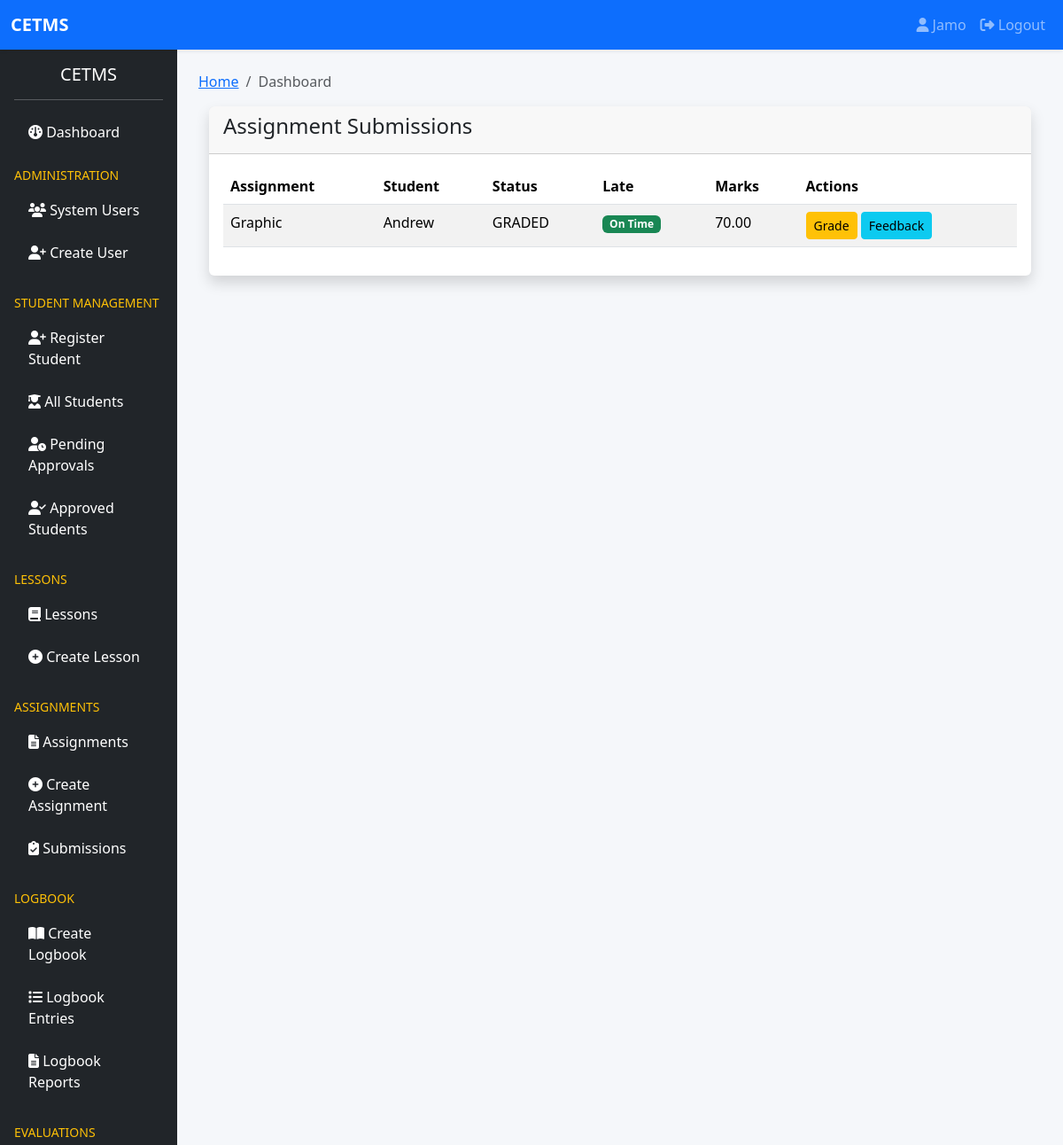
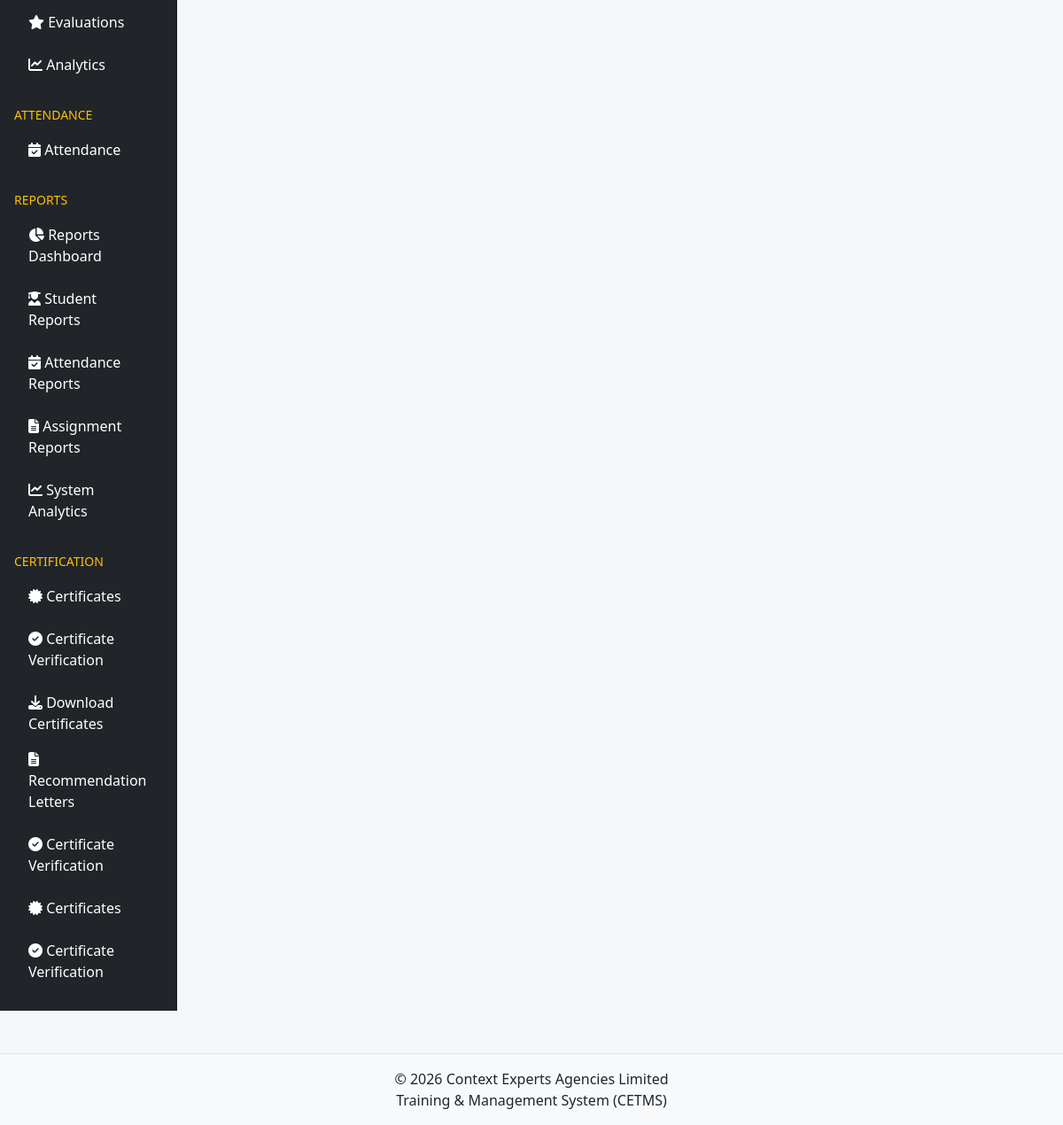
The page /assignments/submissions/ (signed in) on the database its author committed (2 pictures, top to bottom).
### accounts/models.py (models this page shows, shortened)
class User(AbstractUser):
    ROLE_CHOICES = (
        ('SUPER_ADMIN', 'Super Admin'),
        ('TRAINER', 'Trainer'),
        ('STUDENT', 'Student'),
        ('FINANCE', 'Finance Officer'),
    )
    role = models.CharField(
        max_length=20,
        choices=ROLE_CHOICES,
        default='STUDENT'
    )
    phone_number = models.CharField(
        max_length=20,
        blank=True,
        null=True
    )
    profile_picture = models.ImageField(
        upload_to='profiles/',
        blank=True,
        null=True
    )
    is_verified = models.BooleanField(
        default=False
    )
    last_seen = models.DateTimeField(
        blank=True,
        null=True
    )
    failed_login_attempts = models.PositiveIntegerField(
        default=0
    )
    is_locked = models.BooleanField(
        default=False
    )
    created_at = models.DateTimeField(
        auto_now_add=True
    )
    updated_at = models.DateTimeField(
        auto_now=True
    )
    class Meta:
        ordering = ['-date_joined']
        verbose_name = "User"
        verbose_name_plural = "Users"
    @property
    def full_name(self):
        return f"{self.first_name} {self.last_name}"

### assignments/models.py (models this page shows, shortened)
class AssignmentSubmission(models.Model):
    STATUS_CHOICES = (
        ('SUBMITTED', 'Submitted'),
        ('GRADED', 'Graded'),
    )
    assignment = models.ForeignKey(
        Assignment,
        on_delete=models.CASCADE,
        related_name='submissions'
    )
    student = models.ForeignKey(
        settings.AUTH_USER_MODEL,
        on_delete=models.CASCADE,
        related_name='assignment_submissions'
    )
    submission_file = models.FileField(
        upload_to='assignments/submissions/'
    )
    submitted_at = models.DateTimeField(
        auto_now_add=True
    )
    is_late = models.BooleanField(
        default=False
    )
    marks_awarded = models.DecimalField(
        max_digits=5,
        decimal_places=2,
        null=True,
        blank=True
    )
    feedback = models.TextField(
        blank=True,
        null=True
    )
    graded_by = models.ForeignKey(
        settings.AUTH_USER_MODEL,
        on_delete=models.SET_NULL,
        null=True,
        blank=True,
        related_name='graded_assignments'
    )
    graded_at = models.DateTimeField(
        null=True,
        blank=True
    )
    status = models.CharField(
        max_length=20,
        choices=STATUS_CHOICES,
        default='SUBMITTED'
    )
    class Meta:
        ordering = ['-submitted_at']
        unique_together = ('assignment', 'student')

class Assignment(models.Model):
    STATUS_CHOICES = (
        ('DRAFT', 'Draft'),
        ('PUBLISHED', 'Published'),
        ('CLOSED', 'Closed'),
    )
    title = models.CharField(
        max_length=255
    )
    assignment_code = models.CharField(
        max_length=50,
        unique=True
    )
    lesson = models.ForeignKey(
        Lesson,
        on_delete=models.CASCADE,
        related_name='assignments',
        null=True,
        blank=True
    )
    instructions = models.TextField()
    attachment = models.FileField(
        upload_to='assignments/questions/',
        blank=True,
        null=True
    )
    total_marks = models.PositiveIntegerField(
        default=100
    )
    due_date = models.DateTimeField()
    status = models.CharField(
        max_length=20,
        choices=STATUS_CHOICES,
        default='DRAFT'
    )
    created_by = models.ForeignKey(
        settings.AUTH_USER_MODEL,
        on_delete=models.CASCADE,
        related_name='created_assignments'
    )
    created_at = models.DateTimeField(
        auto_now_add=True
    )
    updated_at = models.DateTimeField(
        auto_now=True
    )
    class Meta:
        ordering = ['-created_at']

### assignments/views.py (the view)
# urls.py: path('submissions/', views.submissions, name='submissions'),
@login_required
def submissions(request):
    if request.user.role in [
        "SUPER_ADMIN",
        "TRAINER"
    ]:
        submissions = AssignmentSubmission.objects.select_related(
            "assignment",
            "student"
        )
    else:
        submissions = AssignmentSubmission.objects.filter(
            student=request.user
        )
    context = {
        "submissions": submissions
    }
    return render(
        request,
        "submissions.html",
        context
    )

### assignments/templates/submissions.html (shortened to what this page needs)
{% extends 'base.html' %}
{% block content %}
<div class="container-fluid">
    <div class="card shadow">
        <div class="card-header">
            <h4>Assignment Submissions</h4>
        </div>
        <div class="card-body">
            <table class="table table-striped">
                <thead>
                    <tr>
                        <th>Assignment</th>
                        <th>Student</th>
                        <th>Status</th>
                        <th>Late</th>
                        <th>Marks</th>
                        <th>Actions</th>
                    </tr>
                </thead>
                <tbody>
                {% for submission in submissions %}
                    <tr>
                        <td>{{ submission.assignment.title }}</td>
                        <td>{{ submission.student.full_name }}</td>
                        <td>{{ submission.status }}</td>
                        <td>
                            {% if submission.is_late %}
                                <span class="badge bg-danger">
                                    Late
                                </span>
                            {% else %}
                                <span class="badge bg-success">
                                    On Time
                                </span>
                            {% endif %}
                        </td>
                        <td>{{ submission.marks_awarded|default:"-" }}</td>
                        <td>
                            {% if request.user.role == "SUPER_ADMIN" or request.user.role == "TRAINER" %}
                            <a href="{% url 'assignments:grading' submission.id %}"
                               class="btn btn-warning btn-sm">
                                Grade
                            </a>
                            {% endif %}
                            <a href="{% url 'assignments:feedback' submission.id %}"
                               class="btn btn-info btn-sm">
                                Feedback
                            </a>
                        </td>
                    </tr>
                {% empty %}
                    <tr>
                        <td colspan="6" class="text-center">
                            No submissions found.
                        </td>
                    </tr>
                {% endfor %}
                </tbody>
            </table>
        </div>
    </div>
</div>
{% endblock %}

### templates/partials/navbar.html (shortened to what this page needs)
<nav class="navbar navbar-expand-lg navbar-dark bg-primary shadow-sm">
    <div class="container-fluid">
        <a class="navbar-brand fw-bold" href="#">
            CETMS
        </a>
        <div class="collapse navbar-collapse" id="navbarNav">
            <ul class="navbar-nav ms-auto">
                {% if user.is_authenticated %}
                    <li class="nav-item">
                        <a class="nav-link"
                           href="{% url 'accounts:profile' %}">
                            <i class="fa fa-user"></i>
                            {{ user.username }}
                        </a>
                    </li>
                    <li class="nav-item">
                        <a class="nav-link"
                           href="{% url 'accounts:logout' %}">
                            <i class="fa fa-sign-out-alt"></i>
                            Logout
                        </a>
                    </li>
                {% endif %}
            </ul>
        </div>
    </div>
</nav>

### static/css/style.css (style rules this page uses)
body { background:#f5f7fa; }
.card { border:none; }

### rows shown on the page
User: username "Jamo"
AssignmentSubmission: assignment "Graphic", student.full_name "Andrew", status "GRADED", is_late "On Time", marks_awarded "70.00"
